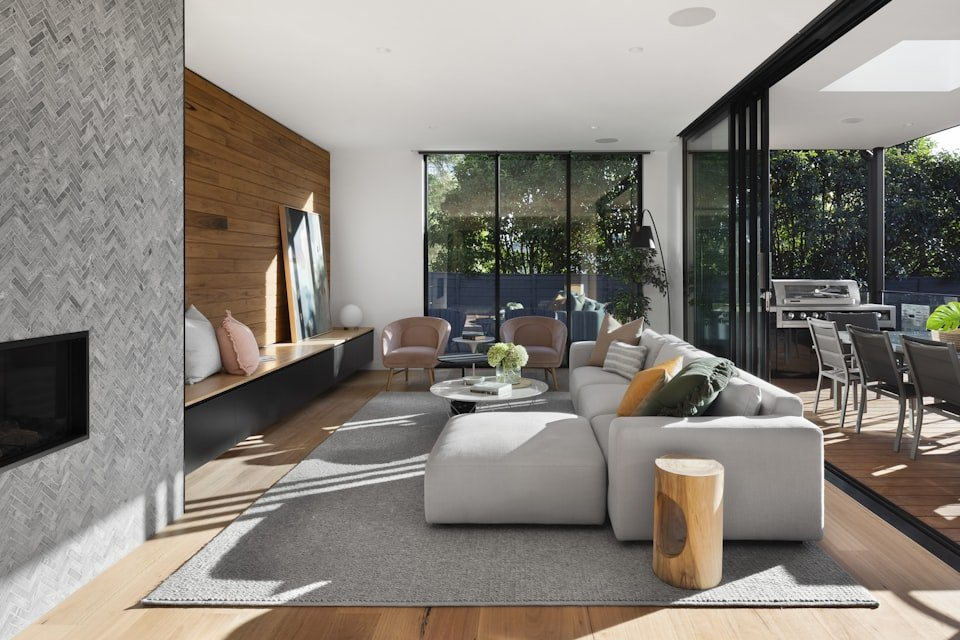
#> input picture data/photos/house-008/01.jpg, 960 x 640 px
$ python build_submission_pack.py
#> lines starting #> are read from the running program, lines starting #| are printed output that depends on the picture
"""Сборка папки «сдача проекта»: КП, отчёт, скриншоты, PDF."""
from __future__ import annotations

import shutil
import textwrap
from datetime import date
from pathlib import Path

from PIL import Image, ImageDraw, ImageFont

ROOT = Path(__file__).resolve().parents[1]
OUT = ROOT / "сдача проекта"
SCREENSHOTS = OUT / "скриншоты"
GITHUB_URL = "https://github.com/Ollegro/rental-ai-assistant-graduation"
BOT_NAME = "Джонни Рентино"
BOT_USERNAME = "@yandworkflow_bot"
BOT_URL = "https://t.me/yandworkflow_bot"
MANAGER_GROUP_URL = "https://t.me/testing_bots77"
COMPANY_PHONE = "+7 903 841 7000"
TODAY = date.today().strftime("%d.%m.%Y")

# Telegram dark theme
BG = (14, 22, 33)
BOT_BUBBLE = (36, 47, 61)
USER_BUBBLE = (43, 82, 120)
TEXT = (255, 255, 255)
MUTED = (113, 132, 153)
BTN_BG = (36, 47, 61)
BTN_TEXT = (110, 181, 246)


def _font(size: int, bold: bool = False) -> ImageFont.FreeTypeFont | ImageFont.ImageFont:
    candidates = [
        ("C:/Windows/Fonts/segoeuib.ttf" if bold else "C:/Windows/Fonts/segoeui.ttf"),
        ("C:/Windows/Fonts/arialbd.ttf" if bold else "C:/Windows/Fonts/arial.ttf"),
    ]
    for path in candidates:
        if Path(path).exists():
            return ImageFont.truetype(path, size=size)
    return ImageFont.load_default()


def _wrap(text: str, width: int = 42) -> list[str]:
    return textwrap.wrap(text, width=width) or [""]


def _bubble_height(lines: list[str], font, pad_y: int = 14, line_gap: int = 6) -> int:
    bbox = font.getbbox("Ay")
    line_h = bbox[3] - bbox[1]
    return pad_y * 2 + len(lines) * line_h + max(0, len(lines) - 1) * line_gap


def _draw_bubble(
    draw: ImageDraw.ImageDraw,
    x: int,
    y: int,
    w: int,
    lines: list[str],
    *,
    right: bool = False,
    fill=BOT_BUBBLE,
    font=None,
) -> int:
    font = font or _font(20)
    line_gap = 6
    pad_x, pad_y = 16, 14
    bubble_h = _bubble_height(lines, font, pad_y, line_gap)
    bx = x if not right else x - w
    draw.rounded_rectangle((bx, y, bx + w, y + bubble_h), radius=18, fill=fill)
    ty = y + pad_y
    bbox = font.getbbox("Ay")
    line_h = bbox[3] - bbox[1]
    for line in lines:
        draw.text((bx + pad_x, ty), line, fill=TEXT, font=font)
        ty += line_h + line_gap
    return bubble_h


def _draw_buttons(draw: ImageDraw.ImageDraw, y: int, labels: list[str], width: int = 520) -> int:
    font = _font(18)
    x = 40
    cur_y = y
    for label in labels:
        bbox = font.getbbox(label)
        h = bbox[3] - bbox[1] + 24
        draw.rounded_rectangle((x, cur_y, x + width, cur_y + h), radius=10, fill=BTN_BG)
        draw.text((x + 16, cur_y + 12), label, fill=BTN_TEXT, font=font)
        cur_y += h + 8
    return cur_y - y


def make_chat_screenshot(
    path: Path,
    *,
    title: str,
    messages: list[tuple[str, bool]],
    buttons: list[str] | None = None,
    height: int = 900,
) -> None:
    img = Image.new("RGB", (600, height), BG)
    draw = ImageDraw.Draw(img)
    title_font = _font(22, bold=True)
    draw.text((24, 18), title, fill=TEXT, font=title_font)
    draw.text((24, 48), BOT_USERNAME, fill=MUTED, font=_font(14))

    y = 90
    msg_font = _font(19)
    for text, is_user in messages:
        lines = _wrap(text, 38 if is_user else 40)
        bubble_w = min(480, max(120, max(len(l) for l in lines) * 11 + 32))
        h = _draw_bubble(
            draw,
            560 if is_user else 40,
            y,
            bubble_w,
            lines,
            right=is_user,
            fill=USER_BUBBLE if is_user else BOT_BUBBLE,
            font=msg_font,
        )
        y += h + 14

    if buttons:
        y += 8
        _draw_buttons(draw, y, buttons)

    img.save(path, "PNG", optimize=True)


def make_house_card_screenshot(path: Path) -> None:
    photo_path = ROOT / "data" / "photos" / "house-008" / "01.jpg"
    photo = Image.open(photo_path).convert("RGB")
    photo = photo.resize((560, 360))

    height = 980
    img = Image.new("RGB", (600, height), BG)
    img.paste(photo, (20, 70))
    draw = ImageDraw.Draw(img)
    draw.text((24, 18), BOT_NAME, fill=TEXT, font=_font(22, bold=True))
    draw.text((24, 48), BOT_USERNAME, fill=MUTED, font=_font(14))

    caption = (
        "🏡 Семейный дом у пляжа #8 (house-008)\n"
        "Евпатория · 4–6 гостей · от 95 000 ₽/мес\n"
        "Парковка, Wi‑Fi, бильярд, офис"
    )
    y = 450
    for line in caption.split("\n"):
        draw.text((28, y), line, fill=TEXT, font=_font(18))
        y += 28

    buttons = [
        "✨ Оформить заявку — perfetto!",
        "🏠 Подобрать casa    📞 Перезвоните мне",
        f"☎️ {COMPANY_PHONE} — скопировать",
    ]
    _draw_buttons(draw, 560, buttons)
    img.save(path, "PNG", optimize=True)


def write_kp_markdown(path: Path) -> None:
    path.write_text(
        f"""# Коммерческое предложение
## ИИ-ассистент «{BOT_NAME}» для компании по аренде домов

**Дата:** {TODAY}
**Заказчик:** компания загородной аренды (B2C)
**Исполнитель:** выпускной проект Zerocoder · Prompt Engineering

---

## 1. Описание проекта

### 1.1. Цель проекта

Разработка Telegram-бота с RAG-системой для автоматизации консультаций клиентов по аренде загородных домов: ответы на вопросы об объектах, подбор по критериям, приём заявок и заказ обратного звонка с уведомлением менеджеров.

### 1.2. Используемые технологии

| Компонент | Технология |
|-----------|------------|
| Интерфейс | Telegram Bot API, python-telegram-bot |
| Логика | Python 3.12 |
| RAG | LangChain + FAISS |
| LLM | OpenAI API (gpt-4o-mini) / ProxyAPI |
| Данные | JSON (50 объектов), фото объектов |
| Деплой | Beget VPS, systemd |

### 1.3. Среда развёртывания

- Сервер Linux (VPS Beget), сервис `rental-bot` 24/7
- Векторный индекс FAISS на сервере
- Секреты в `.env` (BOT_TOKEN, API_KEY)

---

## 2. Основные функции бота

### 2.1. Функциональные требования

**Консультации (RAG):**
- ответы на вопросы о домах, ценах, условиях аренды;
- только факты из базы знаний, без «галлюцинаций»;
- персонализация: сеньор / сеньорита, имя клиента.

**Подбор домов:**
- фильтры: регион, число гостей, бюджет;
- карточка объекта с фото и inline-кнопками.

**Заявки:**
- с карточки дома: телефон → время звонка → сообщение;
- валидация номера (+7 / 7 / 8);
- уведомление менеджерам в Telegram-группу.

**Обратный звонок:**
- сценарий: телефон → удобное время → описание ситуации.

**Дополнительно:**
- персона «{BOT_NAME}» (итальянский стиль общения);
- подарок клиенту — ссылка на музыкальный альбом Suno после заявки.

### 2.2. Архитектура

```
Telegram → bot.py → rag.py (FAISS + LangChain + LLM)
                      ↑
              data/properties.json + photos
```

---

## 3. Реализация проекта

### 3.1. База знаний
- 50 объектов недвижимости в `properties.json`
- фото для карточек домов
- системный промпт в `prompts/system.txt`

### 3.2. RAG-ассистент
- построение FAISS-индекса (`build_index.py`)
- retrieval + генерация ответа LLM

### 3.3. Telegram-бот
- онбординг, inline-меню, диалоги заявок
- деплой: `python deploy_bot.py`

---

## 4. Внедрение и передача

- бот развёрнут на VPS и работает в режиме polling;
- заявки сохраняются в `applications.json`;
- менеджеры получают уведомления в группу;
- исходный код: {GITHUB_URL}

**Демо:**
- Telegram-бот: {BOT_URL} ({BOT_USERNAME})
- Группа заявок менеджеров: {MANAGER_GROUP_URL}

---

## 5. Сроки, стоимость и условия

| Параметр | Значение |
|----------|----------|
| Срок разработки MVP | 2 недели (по ТЗ курса) |
| Стоимость (учебный проект) | по договорённости с заказчиком |
| Поддержка | доработки по отдельному соглашению |

---

## 6. Аналогичный кейс — скриншоты

См. папку `скриншоты/` в комплекте сдачи:

1. Приветствие и главное меню
2. Подбор дома (фильтры)
3. Карточка дома с фото
4. RAG-консультация
5. Оформление заявки
6. Подтверждение и подарок

**GitHub:** {GITHUB_URL}
**Бот:** {BOT_URL}
**Группа заявок:** {MANAGER_GROUP_URL}
""",
        encoding="utf-8",
    )


# [119 lines left out: functions write_report, write_portfolio, write_readme, not called in this run]


def build_kp_pdf(pdf_path: Path, shots_dir: Path) -> None:
    from reportlab.lib import colors
    from reportlab.lib.enums import TA_CENTER, TA_JUSTIFY
    from reportlab.lib.pagesizes import A4
    from reportlab.lib.styles import ParagraphStyle
    from reportlab.lib.units import cm
    from reportlab.pdfbase import pdfmetrics
    from reportlab.pdfbase.ttfonts import TTFont
    from reportlab.platypus import (
        Image as RlImage,
        PageBreak,
        Paragraph,
        SimpleDocTemplate,
        Spacer,
        Table,
        TableStyle,
    )

    font_reg = Path(r"C:\Windows\Fonts\arial.ttf")
    font_bold = Path(r"C:\Windows\Fonts\arialbd.ttf")
    if not font_reg.exists():
        raise FileNotFoundError("Не найден Arial — нужен для кириллицы в PDF")
    pdfmetrics.registerFont(TTFont("Arial", str(font_reg)))
    pdfmetrics.registerFont(TTFont("Arial-Bold", str(font_bold)))
    pdfmetrics.registerFontFamily("Arial", normal="Arial", bold="Arial-Bold")

    styles = {
        "title": ParagraphStyle(
            "title",
            fontName="Arial-Bold",
            fontSize=20,
            leading=24,
            alignment=TA_CENTER,
            spaceAfter=12,
        ),
        "subtitle": ParagraphStyle(
            "subtitle",
            fontName="Arial",
            fontSize=12,
            leading=16,
            alignment=TA_CENTER,
            textColor=colors.HexColor("#444444"),
            spaceAfter=20,
        ),
        "h1": ParagraphStyle(
            "h1",
            fontName="Arial-Bold",
            fontSize=14,
            leading=18,
            spaceBefore=14,
            spaceAfter=8,
            textColor=colors.HexColor("#1a5276"),
        ),
        "h2": ParagraphStyle(
            "h2",
            fontName="Arial-Bold",
            fontSize=12,
            leading=15,
            spaceBefore=10,
            spaceAfter=6,
        ),
        "body": ParagraphStyle(
            "body",
            fontName="Arial",
            fontSize=11,
            leading=15,
            alignment=TA_JUSTIFY,
            spaceAfter=6,
        ),
        "bullet": ParagraphStyle(
            "bullet",
            fontName="Arial",
            fontSize=11,
            leading=14,
            leftIndent=14,
            bulletIndent=0,
            spaceAfter=3,
        ),
        "mono": ParagraphStyle(
            "mono",
            fontName="Arial",
            fontSize=10,
            leading=13,
            backColor=colors.HexColor("#f4f6f7"),
            borderPadding=8,
            spaceAfter=8,
        ),
        "bold": ParagraphStyle(
            "bold",
            fontName="Arial-Bold",
            fontSize=11,
            leading=14,
            spaceAfter=4,
        ),
        "caption": ParagraphStyle(
            "caption",
            fontName="Arial-Bold",
            fontSize=11,
            leading=14,
            spaceBefore=8,
            spaceAfter=4,
        ),
    }

    # [7 lines left out: function p, not called in this run]

    def bullets(items: list[str]):
        return [p("bullet", f"• {item}") for item in items]

    # [20 lines left out: function table, not called in this run]

    doc = SimpleDocTemplate(
        str(pdf_path),
        pagesize=A4,
        leftMargin=2 * cm,
        rightMargin=2 * cm,
        topMargin=2 * cm,
        bottomMargin=2 * cm,
        title=f"КП — {BOT_NAME}",
        author="Zerocoder Graduation Project",
    )
    w = doc.width
    story: list = []

    # Титул
    story.append(Spacer(1, 1.5 * cm))
    story.append(p("title", "Коммерческое предложение"))
    story.append(p("subtitle", f"ИИ-ассистент «{BOT_NAME}» для компании по аренде домов"))
    story.append(
        table(
            [
                ["Дата", TODAY],
                ["Заказчик", "Компания загородной аренды (B2C)"],
                ["Исполнитель", "Выпускной проект Zerocoder · Prompt Engineering"],
            ],
            [4 * cm, w - 4 * cm],
        )
    )
    story.append(Spacer(1, 0.5 * cm))

    # 1
    story.append(p("h1", "1. Описание проекта"))
    story.append(p("h2", "1.1. Цель проекта"))
    story.append(
        p(
            "body",
            "Разработка Telegram-бота с RAG-системой для автоматизации консультаций "
            "клиентов по аренде загородных домов: ответы на вопросы об объектах, "
            "подбор по критериям, приём заявок и заказ обратного звонка с уведомлением менеджеров.",
        )
    )
    story.append(p("h2", "1.2. Используемые технологии"))
    story.append(
        table(
            [
                ["Компонент", "Технология"],
                ["Интерфейс", "Telegram Bot API, python-telegram-bot"],
                ["Логика", "Python 3.12"],
                ["RAG", "LangChain + FAISS"],
                ["LLM", "OpenAI API (gpt-4o-mini) / ProxyAPI"],
                ["Данные", "JSON (50 объектов), фото объектов"],
                ["Деплой", "Beget VPS, systemd"],
            ],
            [5 * cm, w - 5 * cm],
        )
    )
    story.append(Spacer(1, 0.3 * cm))
    story.append(p("h2", "1.3. Среда развёртывания"))
    story.extend(
        bullets(
            [
                "Сервер Linux (VPS Beget), сервис rental-bot 24/7",
                "Векторный индекс FAISS на сервере",
                "Секреты в .env (BOT_TOKEN, API_KEY)",
            ]
        )
    )

    # 2
    story.append(p("h1", "2. Основные функции бота"))
    story.append(p("h2", "2.1. Функциональные требования"))
    story.append(p("bold", "Консультации (RAG):"))
    story.extend(
        bullets(
            [
                "Ответы на вопросы о домах, ценах, условиях аренды",
                "Только факты из базы знаний, без выдуманных данных",
                "Персонализация: сеньор / сеньорита, обращение по имени",
            ]
        )
    )
    story.append(p("bold", "Подбор домов:"))
    story.extend(
        bullets(
            [
                "Фильтры: регион, число гостей, бюджет",
                "Карточка объекта с фото и inline-кнопками",
            ]
        )
    )
    story.append(p("bold", "Заявки:"))
    story.extend(
        bullets(
            [
                "С карточки дома: телефон → время звонка → сообщение",
                "Валидация номера (+7 / 7 / 8)",
                "Уведомление менеджерам в Telegram-группу",
            ]
        )
    )
    story.append(p("bold", "Обратный звонок:"))
    story.extend(bullets(["Телефон → удобное время → описание ситуации"]))
    story.append(p("bold", "Дополнительно:"))
    story.extend(
        bullets(
            [
                f"Персона «{BOT_NAME}» — итальянский стиль общения",
                "Подарок клиенту — ссылка на альбом Suno после заявки",
            ]
        )
    )
    story.append(p("h2", "2.2. Архитектура"))
    arch_lines = [
        "Telegram  →  bot.py  →  rag.py (FAISS + LangChain + LLM)",
        "                           ↑",
        "              data/properties.json + photos",
    ]
    arch_table = Table(
        [[Paragraph(line, styles["mono"])] for line in arch_lines],
        colWidths=[w],
    )
    arch_table.setStyle(
        TableStyle(
            [
                ("BACKGROUND", (0, 0), (-1, -1), colors.HexColor("#f4f6f7")),
                ("BOX", (0, 0), (-1, -1), 0.5, colors.HexColor("#bdc3c7")),
                ("LEFTPADDING", (0, 0), (-1, -1), 12),
                ("RIGHTPADDING", (0, 0), (-1, -1), 12),
                ("TOPPADDING", (0, 0), (-1, -1), 4),
                ("BOTTOMPADDING", (0, 0), (-1, -1), 4),
            ]
        )
    )
    story.append(arch_table)
    story.append(Spacer(1, 0.2 * cm))

    # 3
    story.append(p("h1", "3. Реализация проекта"))
    story.append(p("h2", "3.1. База знаний"))
    story.extend(
        bullets(
            [
                "50 объектов недвижимости в properties.json",
                "Фото для карточек домов",
                "Системный промпт в prompts/system.txt",
            ]
        )
    )
    story.append(p("h2", "3.2. RAG-ассистент"))
    story.extend(
        bullets(
            [
                "Построение FAISS-индекса (build_index.py)",
                "Retrieval + генерация ответа LLM",
            ]
        )
    )
    story.append(p("h2", "3.3. Telegram-бот"))
    story.extend(
        bullets(
            [
                "Онбординг, inline-меню, диалоги заявок",
                "Деплой: python deploy_bot.py",
            ]
        )
    )

    # 4
    story.append(p("h1", "4. Внедрение и передача"))
    story.extend(
        bullets(
            [
                "Бот развёрнут на VPS и работает в режиме polling",
                "Заявки сохраняются в applications.json",
                "Менеджеры получают уведомления в группу",
                f"Исходный код: {GITHUB_URL}",
            ]
        )
    )
    story.append(Spacer(1, 0.2 * cm))
    story.append(p("h2", "Демо"))
    story.extend(
        bullets(
            [
                f"Telegram-бот: {BOT_URL} ({BOT_USERNAME})",
                f"Группа заявок: {MANAGER_GROUP_URL}",
            ]
        )
    )

    # 5
    story.append(p("h1", "5. Сроки, стоимость и условия"))
    story.append(
        table(
            [
                ["Параметр", "Значение"],
                ["Срок разработки MVP", "2 недели (по ТЗ курса)"],
                ["Стоимость", "По договорённости с заказчиком"],
                ["Поддержка", "Доработки по отдельному соглашению"],
            ],
            [5.5 * cm, w - 5.5 * cm],
        )
    )

    # 6 — скриншоты
    story.append(PageBreak())
    story.append(p("h1", "6. Аналогичный кейс — скриншоты работы бота"))
    story.append(
        p(
            "body",
            "Ниже — основные экраны Telegram-бота. Полный комплект также в папке «скриншоты».",
        )
    )

    shot_labels = {
        "01-start-menu": "6.1. Приветствие и главное меню",
        "02-house-search": "6.2. Подбор дома — фильтры",
        "03-house-card": "6.3. Карточка дома с фото",
        "04-rag-consultation": "6.4. RAG-консультация",
        "05-application": "6.5. Оформление заявки",
        "06-success-gift": "6.6. Подтверждение и подарок",
    }

    if shots_dir.is_dir():
        for png in sorted(shots_dir.glob("*.png")):
            label = shot_labels.get(png.stem, png.stem.replace("-", " "))
            story.append(Spacer(1, 0.4 * cm))
            story.append(p("caption", label))
            img = RlImage(str(png))
            img_w, img_h = img.wrap(w, 20 * cm)
            scale = min(w / img_w, 14 * cm / img_h, 1.0)
            img.drawWidth = img_w * scale
            img.drawHeight = img_h * scale
            story.append(img)
            story.append(Spacer(1, 0.3 * cm))

    story.append(Spacer(1, 0.5 * cm))
    story.append(p("h2", "Ссылки"))
    story.extend(
        bullets(
            [
                f"GitHub: {GITHUB_URL}",
                f"Бот: {BOT_URL}",
                f"Группа заявок: {MANAGER_GROUP_URL}",
            ]
        )
    )

    doc.build(story)


def build_pdf(md_path: Path, pdf_path: Path) -> None:
    """Собрать КП-PDF через ReportLab (md_path сохранён для совместимости)."""
    shots_dir = md_path.parent / "скриншоты"
    if not shots_dir.is_dir():
        shots_dir = SCREENSHOTS
    build_kp_pdf(pdf_path, shots_dir)


def main() -> None:
    OUT.mkdir(parents=True, exist_ok=True)
    (OUT / "образец").mkdir(exist_ok=True)
    (OUT / "коммерческое-предложение").mkdir(exist_ok=True)
    (OUT / "отчёт").mkdir(exist_ok=True)
    (OUT / "github").mkdir(exist_ok=True)
    (OUT / "портфолио").mkdir(exist_ok=True)
    SCREENSHOTS.mkdir(exist_ok=True)

    # Образец Zerocoder
    sample_src = ROOT / "docs" / "submission" / "КП. Пример. ТГ-бот.pdf"
    if not sample_src.exists():
        sample_src = ROOT / "КП. Пример. ТГ-бот.pdf"
    if sample_src.exists():
        shutil.copy2(sample_src, OUT / "образец" / sample_src.name)

    assignment = ROOT / "docs" / "zerocoder-assignment.txt"
    if assignment.exists():
        shutil.copy2(assignment, OUT / "образец" / "задание-курса.txt")
#> (reads docs/zerocoder-assignment.txt from the repository)

    # Скриншоты
    make_chat_screenshot(
        SCREENSHOTS / "01-start-menu.png",
        title=BOT_NAME,
        messages=[
            (
                f"Ciao, сеньор! 🇮🇹 Я — {BOT_NAME}, ваш bellissimo консультант по аренде домов!\n\n"
                "Выберите действие кнопками или задайте вопрос про дома:",
                False,
            ),
        ],
        buttons=[
            "🏠 Подобрать casa    📞 Перезвоните мне",
            f"☎️ {COMPANY_PHONE} — скопировать",
        ],
    )
#> in make_chat_screenshot, `img = Image.new("RGB", (600, height), BG)`:
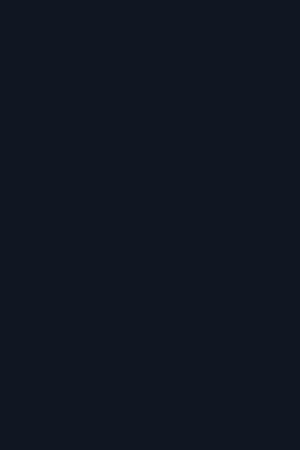
#> img: PIL image 600x900 RGB (shown at 1/2 size); mean R, G, B 14, 22, 33
#> the loop in make_chat_screenshot, `for text, is_user in messages:` made 1 pass
#> (h, y) on pass 1: (86, 190)
#> after the loop in make_chat_screenshot, `for text, is_user in messages:`: y = 190
#> in make_chat_screenshot, `y += 8`: y = 198
#> the loop in _draw_buttons, `for label in labels:` made 2 passes
#> cur_y on passes 1 to 2: 237, 277
#> after the loop in _draw_buttons, `for label in labels:`: cur_y = 277
#> in make_chat_screenshot, `img.save(path, "PNG", optimize=True)`:
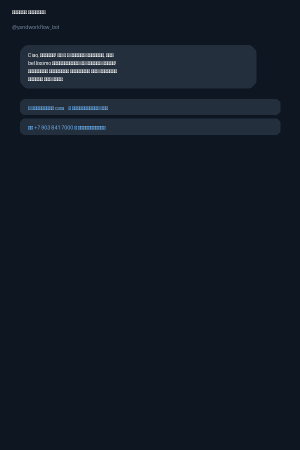
#> saved as 01-start-menu.png: PIL image 600x900 RGB (shown at 1/2 size); mean R, G, B 18.2, 26.6, 38.1

    make_chat_screenshot(
        SCREENSHOTS / "02-house-search.png",
        title=BOT_NAME,
        messages=[
            ("Perfetto, сеньор! Подберём идеальную casa 🏡🇮🇹\n\nШаг 1 из 3 — где хотите отдохнуть?", False),
        ],
        buttons=[
            "🌊 Mare — у моря",
            "🏡 Подмосковье    ☀️ Краснодар",
            "🏖 Крым    🌍 Ovunque — любой",
            "❌ Annulla",
        ],
        height=950,
    )
#> call 2 of make_chat_screenshot, with title = 'Джонни Рентино', height = 950
#> in make_chat_screenshot (call 2), `img = Image.new("RGB", (600, height), BG)`:
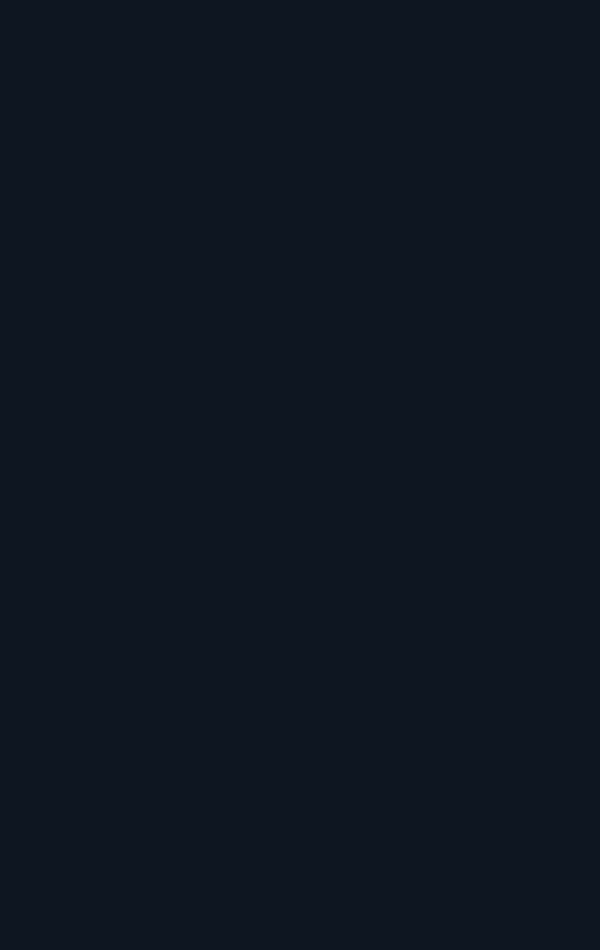
#> img: PIL image 600x950 RGB; mean R, G, B 14, 22, 33
#> the loop in make_chat_screenshot (call 2), `for text, is_user in messages:` made 1 pass
#> (h, y) on pass 1: (70, 174)
#> after the loop in make_chat_screenshot (call 2), `for text, is_user in messages:`: y = 174
#> in make_chat_screenshot (call 2), `y += 8`: y = 182
#> the loop in _draw_buttons (call 2), `for label in labels:` made 4 passes
#> cur_y on passes 1 to 4: 222, 261, 303, 343

    make_house_card_screenshot(SCREENSHOTS / "03-house-card.png")
#> in make_house_card_screenshot, photo is the input picture: PIL image 960x640 RGB; mean R, G, B 136.1, 130.6, 123.3
#> (the rest of the program and of its run is left out)
